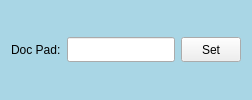
                          <widget class="QGroupBox" name="groupBox_113">
                           <property name="minimumSize">
                            <size>
                             <width>0</width>
                             <height>45</height>
                            </size>
                           </property>
                           <property name="styleSheet">
                            <string notr="true">QGroupBox{
background-color: rgb(169, 214, 229);
border:none;
}

QGroupBox:title{
background-color: rgb(70, 143, 175);
border:none;
	color: rgb(208, 248, 255);
}</string>
                           </property>
                           <property name="title">
                            <string/>
                           </property>
                           <layout class="QHBoxLayout" name="horizontalLayout_67">
                            <item>
                             <widget class="QLabel" name="label_61">
                              <property name="text">
                               <string>Doc Pad:</string>
                              </property>
                             </widget>
                            </item>
                            <item>
                             <widget class="QLineEdit" name="lineEdit_24">
                              <property name="minimumSize">
                               <size>
                                <width>0</width>
                                <height>25</height>
                               </size>
                              </property>
                              <property name="maximumSize">
                               <size>
                                <width>140</width>
                                <height>16777215</height>
                               </size>
                              </property>
                             </widget>
                            </item>
                            <item>
                             <widget class="QPushButton" name="getDocPadShortPushButton">
                              <property name="minimumSize">
                               <size>
                                <width>0</width>
                                <height>25</height>
                               </size>
                              </property>
                              <property name="maximumSize">
                               <size>
                                <width>60</width>
                                <height>16777215</height>
                               </size>
                              </property>
                              <property name="text">
                               <string>Set</string>
                              </property>
                             </widget>
                            </item>
                           </layout>
                          </widget>
